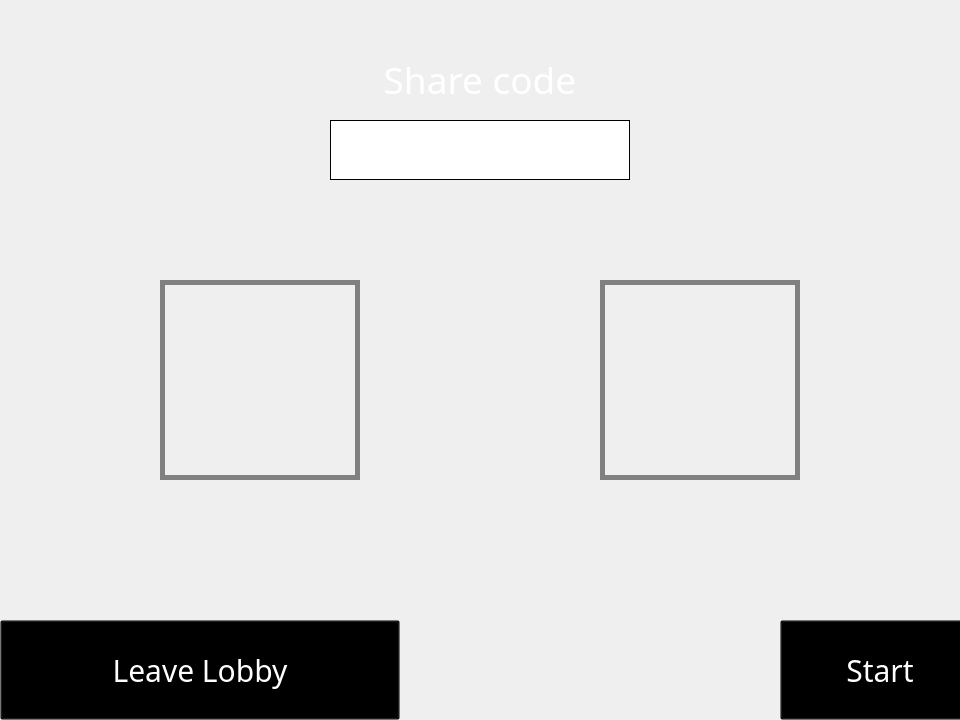
    <widget class="QWidget" name="invite_background">
     <property name="maximumSize">
      <size>
       <width>960</width>
       <height>720</height>
      </size>
     </property>
     <widget class="QLabel" name="invite_sharecode_label">
      <property name="geometry">
       <rect>
        <x>330</x>
        <y>50</y>
        <width>300</width>
        <height>60</height>
       </rect>
      </property>
      <property name="font">
       <font>
        <family>KG Red Hands</family>
        <pointsize>28</pointsize>
       </font>
      </property>
      <property name="styleSheet">
       <string notr="true">color: white;
</string>
      </property>
      <property name="text">
       <string>&lt;html&gt;&lt;head/&gt;&lt;body&gt;&lt;p align=&quot;center&quot;&gt;Share code&lt;/p&gt;&lt;/body&gt;&lt;/html&gt;</string>
      </property>
      <property name="textFormat">
       <enum>Qt::RichText</enum>
      </property>
     </widget>
     <widget class="QLabel" name="invite_sharecode">
      <property name="geometry">
       <rect>
        <x>330</x>
        <y>120</y>
        <width>300</width>
        <height>60</height>
       </rect>
      </property>
      <property name="font">
       <font>
        <family>Vanilla Extract</family>
        <pointsize>16</pointsize>
       </font>
      </property>
      <property name="styleSheet">
       <string notr="true">text-align: center;
background-color: rgb(255, 255, 255);
border: 1px solid black;</string>
      </property>
      <property name="text">
       <string/>
      </property>
      <property name="textInteractionFlags">
       <set>Qt::TextSelectableByKeyboard|Qt::TextSelectableByMouse</set>
      </property>
     </widget>
     <widget class="QToolButton" name="invite_leave_button">
      <property name="geometry">
       <rect>
        <x>0</x>
        <y>620</y>
        <width>400</width>
        <height>100</height>
       </rect>
      </property>
      <property name="font">
       <font>
        <family>Vanilla Extract</family>
        <pointsize>-1</pointsize>
       </font>
      </property>
      <property name="cursor">
       <cursorShape>PointingHandCursor</cursorShape>
      </property>
      <property name="styleSheet">
       <string notr="true">
QToolButton::hover{ color: white; background: transparent; font-size: 40px;}
QToolButton {background: transparent; color: white; font-size: 30px;}
</string>
      </property>
      <property name="text">
       <string>Leave Lobby</string>
      </property>
     </widget>
     <widget class="QToolButton" name="invite_ready_button">
      <property name="geometry">
       <rect>
        <x>780</x>
        <y>620</y>
        <width>200</width>
        <height>100</height>
       </rect>
      </property>
      <property name="font">
       <font>
        <family>Vanilla Extract</family>
        <pointsize>-1</pointsize>
       </font>
      </property>
      <property name="cursor">
       <cursorShape>PointingHandCursor</cursorShape>
      </property>
      <property name="styleSheet">
       <string notr="true">QToolButton::hover{ color: white; background: transparent; font-size: 40px;}
QToolButton {background: transparent; color: white; font-size: 30px;}
</string>
      </property>
      <property name="text">
       <string>Start</string>
      </property>
     </widget>
     <widget class="QLabel" name="invite_c1_character">
      <property name="geometry">
       <rect>
        <x>50</x>
        <y>480</y>
        <width>431</width>
        <height>100</height>
       </rect>
      </property>
      <property name="minimumSize">
       <size>
        <width>0</width>
        <height>0</height>
       </size>
      </property>
      <property name="font">
       <font>
        <family>KG Red Hands</family>
        <pointsize>28</pointsize>
       </font>
      </property>
      <property name="styleSheet">
       <string notr="true">color: white;
text-align: center;</string>
      </property>
      <property name="text">
       <string>&lt;html&gt;&lt;head/&gt;&lt;body&gt;&lt;p align=&quot;center&quot;&gt;&lt;br/&gt;&lt;/p&gt;&lt;/body&gt;&lt;/html&gt;</string>
      </property>
      <property name="textFormat">
       <enum>Qt::RichText</enum>
      </property>
     </widget>
     <widget class="QPushButton" name="invite_c1_icon">
      <property name="enabled">
       <bool>true</bool>
      </property>
      <property name="geometry">
       <rect>
        <x>160</x>
        <y>280</y>
        <width>200</width>
        <height>200</height>
       </rect>
      </property>
      <property name="cursor">
       <cursorShape>ArrowCursor</cursorShape>
      </property>
      <property name="styleSheet">
       <string notr="true">
border: 5px solid grey;</string>
      </property>
      <property name="text">
       <string/>
      </property>
     </widget>
     <widget class="QPushButton" name="invite_c2_icon">
      <property name="enabled">
       <bool>true</bool>
      </property>
      <property name="geometry">
       <rect>
        <x>600</x>
        <y>280</y>
        <width>200</width>
        <height>200</height>
       </rect>
      </property>
      <property name="cursor">
       <cursorShape>ArrowCursor</cursorShape>
      </property>
      <property name="styleSheet">
       <string notr="true">
border: 5px solid grey;</string>
      </property>
      <property name="text">
       <string/>
      </property>
     </widget>
     <widget class="QLabel" name="invite_c2_character">
      <property name="geometry">
       <rect>
        <x>489</x>
        <y>480</y>
        <width>431</width>
        <height>100</height>
       </rect>
      </property>
      <property name="minimumSize">
       <size>
        <width>0</width>
        <height>0</height>
       </size>
      </property>
      <property name="font">
       <font>
        <family>KG Red Hands</family>
        <pointsize>28</pointsize>
       </font>
      </property>
      <property name="styleSheet">
       <string notr="true">color: white;
text-align: center;</string>
      </property>
      <property name="text">
       <string>&lt;html&gt;&lt;head/&gt;&lt;body&gt;&lt;p align=&quot;center&quot;&gt;&lt;br/&gt;&lt;/p&gt;&lt;/body&gt;&lt;/html&gt;</string>
      </property>
      <property name="textFormat">
       <enum>Qt::RichText</enum>
      </property>
     </widget>
     <widget class="QLabel" name="invite_c1_name">
      <property name="geometry">
       <rect>
        <x>110</x>
        <y>180</y>
        <width>301</width>
        <height>100</height>
       </rect>
      </property>
      <property name="minimumSize">
       <size>
        <width>0</width>
        <height>0</height>
       </size>
      </property>
      <property name="font">
       <font>
        <family>KG Red Hands</family>
        <pointsize>28</pointsize>
       </font>
      </property>
      <property name="styleSheet">
       <string notr="true">color: white;
text-align: center;</string>
      </property>
      <property name="text">
       <string>&lt;html&gt;&lt;head/&gt;&lt;body&gt;&lt;p align=&quot;center&quot;&gt;&lt;br/&gt;&lt;/p&gt;&lt;/body&gt;&lt;/html&gt;</string>
      </property>
      <property name="textFormat">
       <enum>Qt::RichText</enum>
      </property>
     </widget>
     <widget class="QLabel" name="invite_c2_name">
      <property name="geometry">
       <rect>
        <x>550</x>
        <y>180</y>
        <width>301</width>
        <height>100</height>
       </rect>
      </property>
      <property name="minimumSize">
       <size>
        <width>0</width>
        <height>0</height>
       </size>
      </property>
      <property name="font">
       <font>
        <family>KG Red Hands</family>
        <pointsize>28</pointsize>
       </font>
      </property>
      <property name="styleSheet">
       <string notr="true">color: white;
text-align: center;</string>
      </property>
      <property name="text">
       <string>&lt;html&gt;&lt;head/&gt;&lt;body&gt;&lt;p align=&quot;center&quot;&gt;&lt;br/&gt;&lt;/p&gt;&lt;/body&gt;&lt;/html&gt;</string>
      </property>
      <property name="textFormat">
       <enum>Qt::RichText</enum>
      </property>
     </widget>
    </widget>
